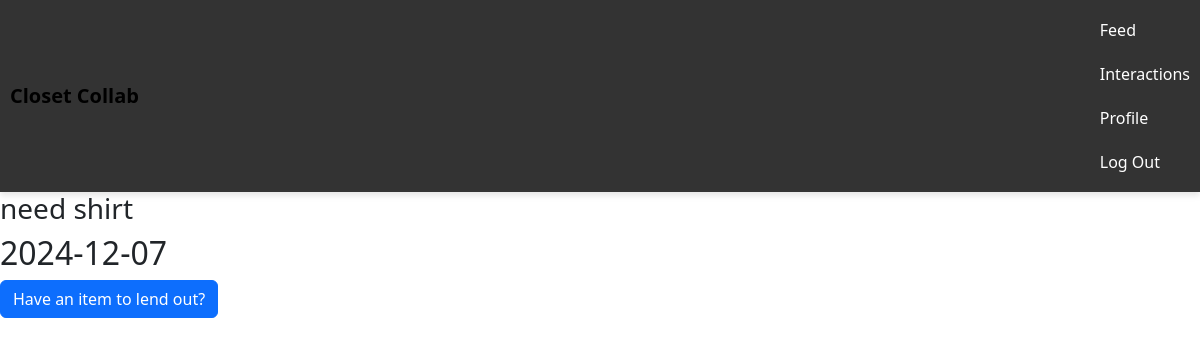
Page /inquiry/10 on the earlier database version.
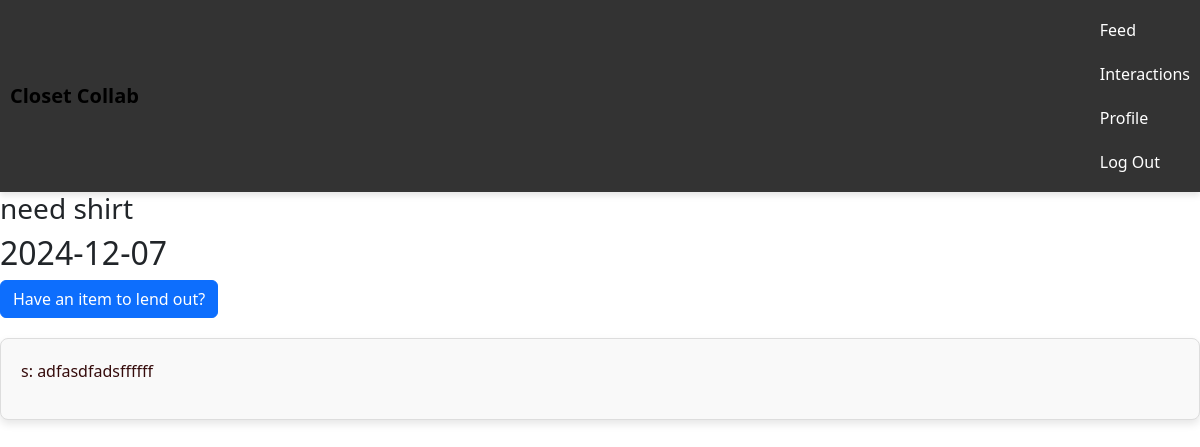
Same page on the later database version.
### tables this page shows
CREATE TABLE "inquiries" (
    id INTEGER PRIMARY KEY AUTOINCREMENT,
    time_published DATETIME DEFAULT CURRENT_TIMESTAMP NOT NULL,
    request TEXT NOT NULL,
    exp_date DATE NOT NULL,
    accepted TEXT NOT NULL DEFAULT 'no',
    user_id INTEGER NOT NULL,
    FOREIGN KEY(user_id) REFERENCES user(id)
);

CREATE TABLE "responses" (
    inquiry_id INTEGER NOT NULL,
    prosp_Lender_id INTEGER NOT NULL,
    time_published DATETIME DEFAULT CURRENT_TIMESTAMP NOT NULL,
    reply TEXT NOT NULL,
    FOREIGN KEY(inquiry_id) REFERENCES inquiries(id),
    FOREIGN KEY(prosp_Lender_id) REFERENCES users(id)
);

CREATE TABLE users (id INTEGER PRIMARY key AUTOINCREMENT, username TEXT UNIQUE NOT NULL, password TEXT NOT NULL, college TEXT NOT NULL, email TEXT NOT NULL, name TEXT NOT NULL);

### app.py (the view, shortened to what this page needs)
@app.route("/inquiry/<int:inquiry_id>", methods=["GET", "POST"])
def inquiry(inquiry_id):
    db = get_db()
    inquiry = db.execute("""
       SELECT * FROM inquiries
        WHERE id = ?
    """, (inquiry_id,)).fetchone()
    responses = db.execute(
        "SELECT responses.*, users.username AS lender_username FROM responses JOIN users ON responses.prosp_Lender_id = users.id WHERE responses.inquiry_id = ? ORDER BY responses.time_published DESC", (inquiry_id, )).fetchall();
    db.commit()
    return render_template("inquiry.html", responses=responses, inquiry = inquiry)

### app.py (called while the page is built)
def get_db():
    if 'db' not in g:
        g.db = sqlite3.connect('closet.db')
        g.db.row_factory = sqlite3.Row  # Allows access to columns by name
    return g.db

@app.after_request
def after_request(response):
    response.headers["Cache-Control"] = "no-cache, no-store, must-revalidate"
    response.headers["Expires"] = 0
    response.headers["Pragma"] = "no-cache"
    return response

### templates/inquiry.html (shortened to what this page needs)
{% extends "layout.html" %}
{% block main %}
    <h3>{{inquiry.request}}</h3>
    <h2>{{inquiry.exp_date}}</h2>
    <button type="button" class="btn btn-primary" data-bs-toggle="modal" data-bs-target="#exampleModal">
        Have an item to lend out?
    </button>
    {% for response in responses %}
        <div class = "reply_card">
            <p>{{response.lender_username}}: {{response.reply}}</p>
        </div>
    {% endfor %}
{% endblock %}

### templates/layout.html (shortened to what this page needs)
<!DOCTYPE html>
<html lang="en">
<head>
  <link href="/static/style.css" rel="stylesheet">
   <link href="https://cdn.jsdelivr.net/npm/bootstrap@5.3.3/dist/css/bootstrap.min.css" rel="stylesheet">
</head>
<body>
  <nav class="navbar-container">
    <div class="navbar">
      <a href="{{ url_for('index') }}" class="navbar-brand">Closet Collab</a>
      <ul class="navbar-nav" id="navbar-nav">
        <li><a href="{{ url_for('feed') }}">Feed</a></li>
        <li><a href="{{ url_for('interactions') }}">Interactions</a></li>
        <li><a href="{{ url_for('profile') }}">Profile</a></li>
        <li><a href="/logout">Log Out</a></li>
      </ul>
    </div>
  </nav>
  <main>
    {% block main %}{% endblock %}
  </main>
</body>
</html>

### static/style.css (style rules this page uses)
body { font-family: Arial, sans-serif; margin: 0; padding: 0; }
.navbar-container { background-color: #333; padding: 10px; position: -webkit-sticky; position: sticky; top: 0; z-index: 1000; width: 100%; box-shadow: 0 4px 6px rgba(0, 0, 0, 0.1); }
.navbar { display: flex; justify-content: space-between; align-items: center; max-width: 1200px; margin: 0 auto; }
.navbar-brand { color: white; text-decoration: none; font-size: 24px; font-weight: bold; }
.navbar-nav { list-style: none; display: flex; gap: 20px; }
.navbar-nav li a { color: white; text-decoration: none; font-size: 16px; }
.reply_card { margin-top: 20px; border: 1px solid #ddd; padding: 20px; border-radius: 8px; background-color: #f9f9f9; margin: auto width: 300px; box-shadow: 0 4px 8px rgba(0, 0, 0, 0.1); }
.reply_card p { font-size: 1em; color: #350b0b; }

Differences in the rows shown:
added responses: lender_username "s", reply "adfasdfadsffffff"
